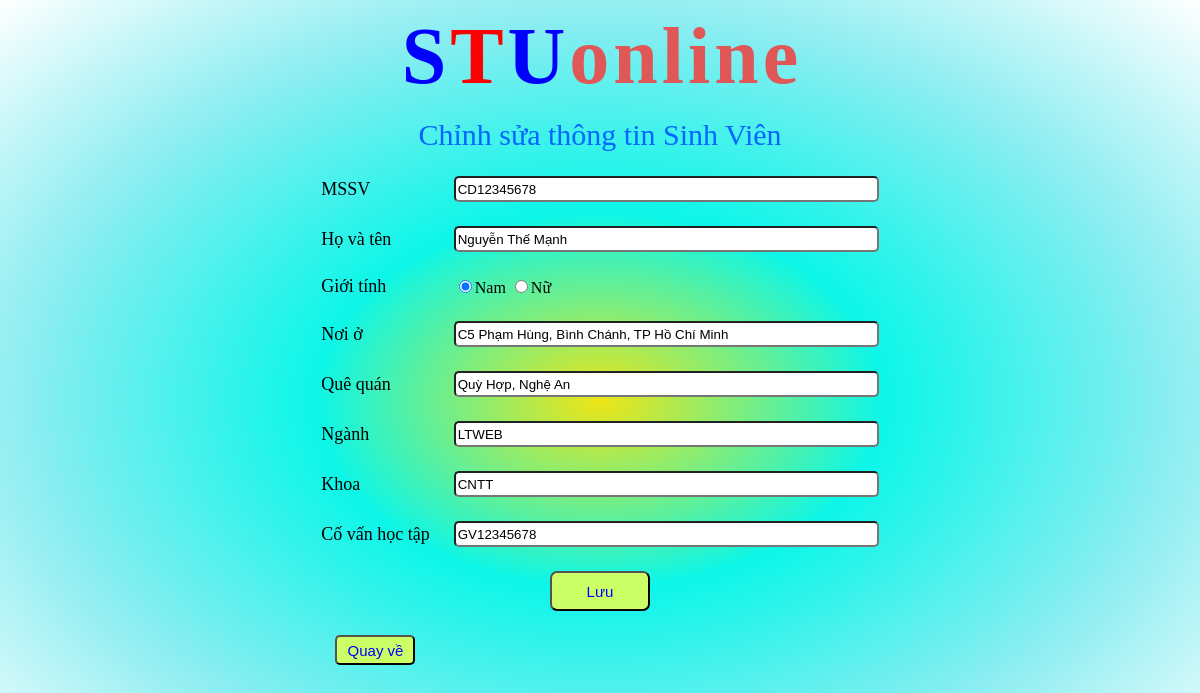
Screenshot of /chinhsuasv.php?mssv=CD12345678 (signed in) with the database file from the repository.
### tables this page shows
CREATE TABLE IF NOT EXISTS `sinhvien` (
  `mssv` varchar(10) NOT NULL,
  `pass` varchar(12) NOT NULL,
  `hoten` tinytext NOT NULL,
  `gt` tinytext NOT NULL,
  `quequan` tinytext NOT NULL,
  `noio` tinytext NOT NULL,
  `manv` varchar(10) DEFAULT NULL,
  `sothich` tinytext,
  `avt` tinytext,
  `email` tinytext,
  `sdt` int(12) DEFAULT NULL,
  `manganh` varchar(10) DEFAULT NULL,
  `makhoa` varchar(10) DEFAULT NULL,
  `covanht` varchar(10) DEFAULT NULL,
  PRIMARY KEY (`mssv`),
  KEY `makhoa` (`makhoa`),
  KEY `manganh` (`manganh`),
  KEY `manv` (`manv`),
  KEY `covanht` (`covanht`)
);

### classes/Db.class.php (called while the page is built, shortened)
<?php
class Db{
		private $dbh= null;
		public function __construct()
		{
			$driver="mysql:host=". HOST."; dbname=". DB_NAME;
			try
			{
				$this->dbh = new PDO($driver, DB_USER, DB_PASS);
				$this->dbh->query("set names 'utf8' ");
			}
			catch(PDOException $e)
			{
				echo "Err:". $e->getMessage();	exit();
			}
		}
		private function query($sql, $arr = array(), $mode = PDO::FETCH_ASSOC)
		{
			$stm = $this->dbh->prepare($sql);
			if (!$stm->execute( $arr))
				{
				echo "Sql lỗi."; exit;
				}
			return $stm->fetchAll($mode);
		}
		public function select($sql,  $arr = array(), $mode = PDO::FETCH_ASSOC)
		{
			return $this->query($sql, $arr, $mode);
		}
	}
?>

### chinhsuasv.php (the view, shortened to what this page needs)
<!doctype html>
<html>
<head><meta http-equiv="content-type" content="text/html;charset=utf-8"/>
    <link href="css/hover.css" rel="stylesheet" media="all">
     <link href="css/magic.css" rel="stylesheet">
     <link href="css/logoheader.css" rel="stylesheet">
     <link href="css/formnv.css" rel="stylesheet">
</head>
<body >
    <?php
        $laymssv = $_GET["mssv"];
        $obj = new Db();
        $row = $obj->select("select * from sinhvien where mssv = '$laymssv' ");
        foreach ($row as $row)
        {
            $valuemssv = $row["mssv"];
            $valueten = $row["hoten"];
            $valuenoio = $row["noio"];
            $valuequequan = $row["quequan"];
            $valuenganh = $row["manganh"];
            $valuekhoa = $row["makhoa"];
            $valuegv = $row["covanht"];
        }
    ?>
    <table align="center" class="tb" enctype="multipart/form-data">
        <tr class="logo"><td class="logophai stu1">S</td><td class="logotrai stu2">T</td><td class="logophai stu1">U</td><td class="logotrai">o</td><td class="logophai">n</td><td class="logotrai">l</td><td class="logophai">i</td><td class="logotrai">n</td><td class="logophai">e</td></tr>
    </table>
            <form method="get" enctype="multipart/form-data" action="updatesv.php" >
            <table style="margin:0 auto" cellpadding="11px">
            	<tr >
                	<td colspan="2" align="center" style="color:rgba(0,102,255,1);font-size:30px;font-family:'Comic Sans MS', cursive">Chỉnh sửa thông tin Sinh Viên</td>
                </tr>
                <tr>
                	<td class="nvnhap">MSSV</td>
                    <td ><input class="vien" type="text" name="masv" placeholder="Nhập mã số sinh viên" size="50" maxlength="10" required value="<?php echo $valuemssv ?>" /></td>
                </tr>
                <tr>
                	<td class="nvnhap">Họ và tên</td>
                    <td><input class="vien" type="text" name="hoten" placeholder="Nhập họ và tên sinh viên" size="50" required value="<?php echo $valueten ?>"/></td>
                </tr>
                <tr>
                	<td class="nvnhap">Giới tính</td>
                    <td><input type="radio" name="gt" value="nam" checked="checked" class="gt1" />Nam <input type="radio" name="gt" value="nu" class="gt1" />Nữ </td>
                </tr>
                <tr>
                	<td class="nvnhap">Nơi ở</td>
                    <td><input class="vien" type="text" name="noio" placeholder="Nhập nơi ở sinh viên" size="50" required value="<?php echo $valuenoio ?>"/></td>
                </tr>
                <tr>
                	<td class="nvnhap">Quê quán</td>
                     <td><input class="vien" type="text" name="quequan" placeholder="Nhập quê quán của sinh viên" size="50" required value="<?php echo $valuequequan ?>"/></td>
                </tr>
                <tr>
                    <td class="nvnhap">Ngành</td>
                     <td><input class="vien" type="text" name="manganh" placeholder="Nhập mã nghành của sinh viên" size="50" required value="<?php echo $valuenganh ?>"/></td>
                </tr>
                <tr>
                    <td class="nvnhap">Khoa</td>
                     <td><input class="vien" type="text" name="makhoa" placeholder="Nhập khoa của sinh viên" size="50" required value="<?php echo $valuekhoa ?>"/></td>
                </tr>
                <tr>
                    <td class="nvnhap">Cố vấn học tập</td>
                     <td><input class="vien" type="text" name="covanht" placeholder="Nhập Cố vấn học tập của sinh viên" size="50" required value="<?php echo $valuegv ?>"/></td>
                </tr>
                <tr>
                    <td align="center" colspan="2"><input type="submit" name="sm" value="Lưu" class="gui" /></td>
                </tr>
                <tr>
                   <td align="center"><a href="themsinhvien.php"><input type="button" name="qv" value="Quay về" class="rs" /></a></td>
                </tr>
            </table>
            </form>
</body>
</html>

### css/logoheader.css (style rules this page uses)
body { background: -webkit-repeating-radial-gradient(center, #EDE515, #0CF6E8,#89EDF1,#FFFFFF); background-repeat: no-repeat; background-size: 100%; background-attachment: fixed; }
.logophai { animation: chuyendong1 1s ease-out 0s 1 normal; }
.logotrai { animation: chuyendong2 1s ease-out 0s 1 normal; }
.logo { color: #DF5757; font-size: 80px; font-weight: bold; }
.stu1 { color: blue; }
.stu2 { color: red; }

### css/formnv.css (style rules this page uses)
.nvnhap { font-size: 18px; }
.gui { border-radius: 7px; height: 40px; width: 100px; background: #CCFF66; color: blue; font-size: 15px; }
.rs { border-radius: 5px; height: 30px; width: 80px; background: #CCFF66; color: blue; font-size: 15px }
.vien { border-radius: 5px; height: 20px; }
.gt1 { font-size: 15px; }

### rows the page displays
sinhvien: masv "CD12345678", hoten "Nguyễn Thế Mạnh", noio "C5 Phạm Hùng, Bình Chánh, TP Hồ Chí Minh", quequan "Quỳ Hợp, Nghệ An", manganh "LTWEB", makhoa "CNTT", covanht "GV12345678"
